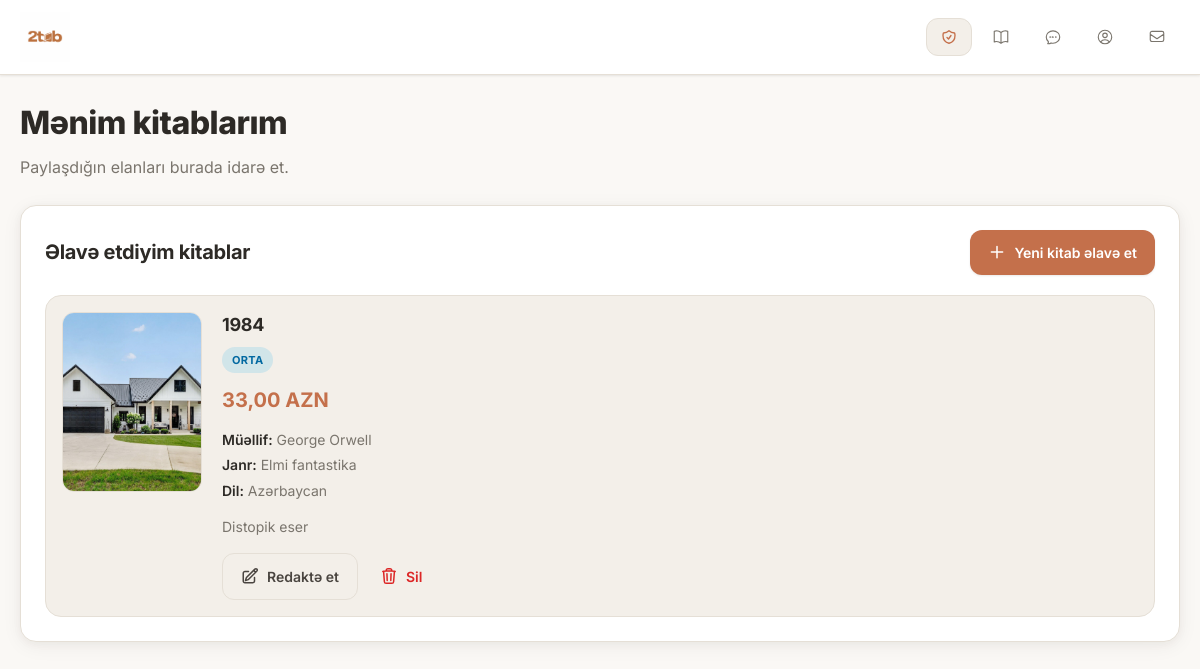
Before: /panel/menim-kitablarim/ (signed in) with the older database file.
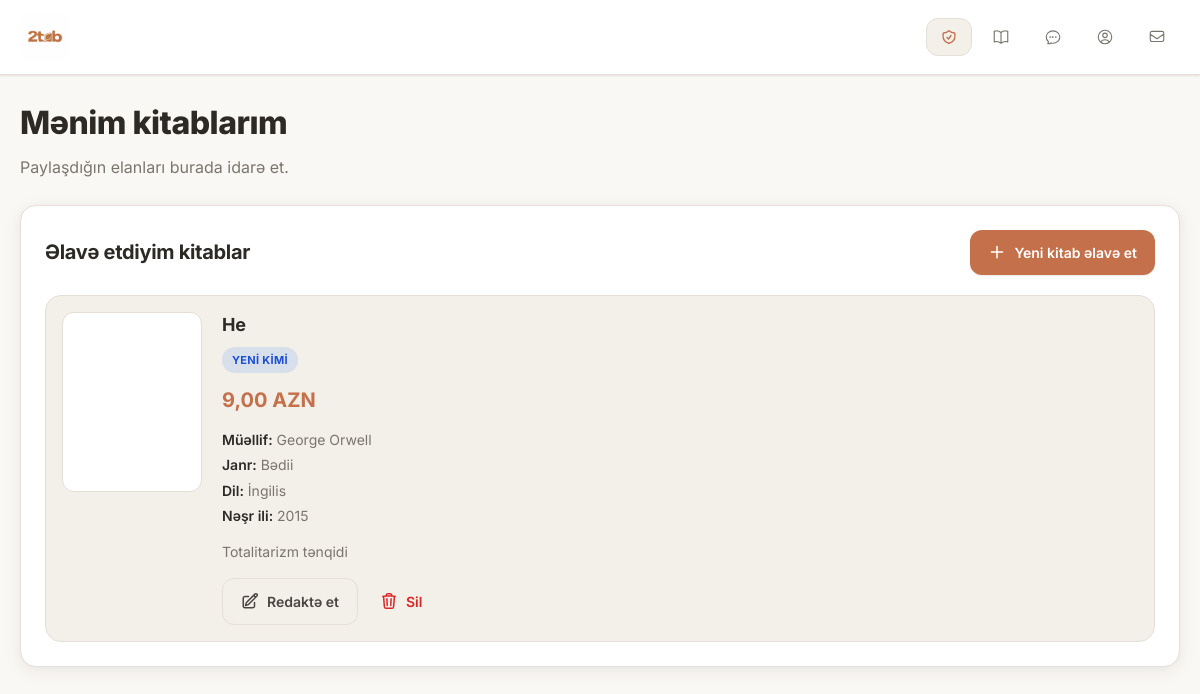
After: the same page with the newer database file.
### books/models.py (models this page shows, shortened)
class Book(models.Model):
    class Language(models.TextChoices):
        AZERBAIJANI = "az", "Azərbaycan"
        ENGLISH = "en", "İngilis"
        RUSSIAN = "ru", "Rus"
        TURKISH = "tr", "Türk"
    class Condition(models.TextChoices):
        NEW = 'new', 'Yeni'
        LIKE_NEW = 'like_new', 'Yeni kimi'
        MEDIUM = 'medium', 'Orta'
        LIKE_OLD = 'like_old', 'Köhnə kimi'
        OLD = 'old', 'Köhnə'
    class Genre(models.TextChoices):
        FICTION = "fiction", "Bədii"
        FANTASY = "fantasy", "Fantastika"
        SCIENCE_FICTION = "science_fiction", "Elmi fantastika"
        MYSTERY = "mystery", "Detektiv"
        THRILLER = "thriller", "Triller"
        ROMANCE = "romance", "Romantik"
        HORROR = "horror", "Qorxu"
        HISTORY = "history", "Tarix"
        BIOGRAPHY = "biography", "Bioqrafiya"
        SELF_HELP = "self_help", "Şəxsi inkişaf"
        PHILOSOPHY = "philosophy", "Fəlsəfə"
        PSYCHOLOGY = "psychology", "Psixologiya"
        SCIENCE = "science", "Elmi"
        BUSINESS = "business", "Biznes"
        CHILDREN = "children", "Uşaq ədəbiyyatı"
    slug = models.SlugField(unique=True, blank=True)
    title = models.CharField(max_length=100)
    description = models.TextField(null=True, blank=True)
    author_name = models.CharField(max_length=100)
    price = models.DecimalField(max_digits=6, decimal_places=2)
    published_year = models.PositiveIntegerField(null=True,blank=True)
    condition = models.CharField(max_length=20, choices=Condition.choices, default=Condition.MEDIUM)
    genre = models.CharField(max_length=20, choices=Genre.choices)
    language = models.CharField(max_length=5,choices=Language.choices,default=Language.AZERBAIJANI)
    owner = models.ForeignKey(CustomUser, on_delete=models.SET_NULL, null=True, related_name='books')
    created_at = models.DateTimeField(auto_now_add=True)
    favorite_users = models.ManyToManyField(CustomUser, related_name='favorite_books', blank=True)
    @property
    def cover_image(self):
        return self.images.first()
    class Meta:
        verbose_name_plural = 'Books'
        ordering = ['-created_at']

class BookImage(models.Model):
    book = models.ForeignKey(Book,on_delete=models.CASCADE,related_name='images')
    image = models.ImageField(upload_to='books/')
    created_at = models.DateTimeField(auto_now_add=True)
    class Meta:
        ordering = ['created_at']

### accounts/views.py (the view)
# urls.py: path('menim-kitablarim/', my_books, name='my_books'),
@login_required
def my_books(request):
    books = request.user.books.select_related("owner").prefetch_related("images").all()
    return render(request, "accounts/my_books.html", {"books": books,})

### accounts/context_processors.py (called while the page is built)
def unread_message_count(request):
    if not request.user.is_authenticated:
        return {'unread_message_count': 0}
    count = Message.objects.filter(
        conversation__participants=request.user,
        read_at__isnull=True
    ).exclude(sender=request.user).count()
    return {'unread_message_count': count}

### templates/accounts/my_books.html (shortened to what this page needs)
{% load static %}
<!DOCTYPE html>
<html lang="az">
<head>
</head>
<body>
{% include 'includes/topbar.html' %}
<div class="container">
    <div class="page-header">
        <h1>Mənim kitablarım</h1>
        <p>Paylaşdığın elanları burada idarə et.</p>
    </div>
    <div class="card">
        <div class="toolbar">
            <div class="toolbar-title">
                Əlavə etdiyim kitablar
            </div>
            <a href="{% url 'book_create' %}" class="btn btn-primary">
                <svg xmlns="http://www.w3.org/2000/svg"
                     fill="none"
                     viewBox="0 0 24 24"
                     stroke="currentColor"
                     stroke-width="2">
                    <path stroke-linecap="round"
                          stroke-linejoin="round"
                          d="M12 4.5v15m7.5-7.5h-15"/>
                </svg>
                Yeni kitab əlavə et
            </a>
        </div>
        {% if books %}
            <div class="book-list">
                {% for book in books %}
                    <div class="book-item">
                        <div>
                            {% if book.cover_image %}
                                <img
                                    class="book-image"
                                    src="{{ book.cover_image.image.url }}"
                                    alt="{{ book.title }}"
                                    loading="lazy"
                                    decoding="async"
                                >
                            {% else %}
                                <div class="no-image">
                                    Şəkil yoxdur
                                </div>
                            {% endif %}
                        </div>
                        <div class="book-content">
                            <h3>
                                {{ book.title }}
                            </h3>
                            <div class="book-badges">
                                <span class="badge condition-{{ book.condition }}">
                                    {{ book.get_condition_display }}
                                </span>
                            </div>
                            <div class="book-price">
                                {{ book.price }} AZN
                            </div>
                            <div class="book-meta">
                                <strong>Müəllif:</strong>
                                {{ book.author_name }}
                                <br>
                                <strong>Janr:</strong>
                                {{ book.get_genre_display|default:"Qeyd olunmayıb" }}
                                <br>
                                <strong>Dil:</strong>
                                {{ book.get_language_display|default:"Qeyd olunmayıb" }}
                                {% if book.published_year %}
                                    <br>
                                    <strong>Nəşr ili:</strong>
                                    {{ book.published_year }}
                                {% endif %}
                            </div>
                            <div class="book-desc">
                                {{ book.description|default:"Təsvir əlavə edilməyib."|linebreaksbr }}
                            </div>
                            <div class="actions">
                                <a
                                    href="{% url 'book_update' book.slug %}"
                                    class="btn btn-secondary"
                                >
                                    Redaktə et
                                </a>
                                <form
                                    method="POST"
                                    action="{% url 'book_delete' book.slug %}"
                                    class="delete-form"
                                >
                                    <button
                                        type="submit"
                                        class="btn btn-danger"
                                        onclick="return confirm('Bu kitabı silmək istədiyinizə əminsiniz?');"
                                    >
                                        Sil
                                    </button>
                                </form>
                            </div>
                        </div>
                    </div>
                {% endfor %}
            </div>
        {% endif %}
    </div>
</div>
</body>
</html>

### templates/includes/topbar.html (shortened to what this page needs)
{% load static %}
<header class="topbar">
    <div class="topbar-inner">
        <a
            href="{% url 'index' %}"
            class="brand"
            title="2tab"
        >
            <img
                src="{% static 'images/logo.png' %}"
                alt="2tab"
            >
        </a>
        <nav class="nav-icons">
            <a
                href="#"
                class="nav-link nav-link-admin"
                title="Admin panel"
            >
            </a>
            <a
                href="{% url 'book_list' %}"
                class="nav-link"
                title="Kitablar"
            >
            </a>
            {% if request.user.is_authenticated %}
                <a
                    href="{% url 'inbox' %}"
                    class="nav-link"
                    title="Mesajlar"
                >
                </a>
                <a
                    href="{% url 'dashboard' %}"
                    class="nav-link"
                    title="Hesabım"
                >
                </a>
            {% endif %}
            <a
                href="{% url 'contact_us' %}"
                class="nav-link"
                title="Əlaqə"
            >
            </a>
        </nav>
    </div>
</header>

### templates/accounts/my_books.html (style rules this page uses)
:root { --background:#faf8f5; --foreground:#2d2a26; --card:#fff; --primary:#c4704b; --primary-hover:#b5613c; --primary-foreground:#fff; --secondary:#f3efe9; --secondary-hover:#e8e2d9; --secondary-foreground:#4a4540; --muted:#f0ebe4; --muted-foreground:#7a756d; --border:#e5dfd6; --destructive:#dc2626; --radius:16px; --radius-sm:12px; --shadow-sm:0 1px 3px rgba(45,42,38,.04),0 1px 2px rgba(45,42,38,.06); --shadow:0 4px 20px rgba(45,42,38,.06),0 2px 8px rgba(45,42,38,.04); }
* { box-sizing:border-box; margin:0; padding:0; }
body { font-family:'Inter',-apple-system,BlinkMacSystemFont,sans-serif; background:var(--background); color:var(--foreground); line-height:1.5; -webkit-font-smoothing:antialiased; }
.container { max-width:1200px; margin:24px auto 48px; padding:0 20px; }
.page-header { margin-bottom:24px; }
.page-header h1 { margin:0 0 8px; font-size:32px; font-weight:800; letter-spacing:-.5px; }
.page-header p { color:var(--muted-foreground); font-size:16px; line-height:1.6; }
.card { background:var(--card); border-radius:var(--radius); padding:24px; box-shadow:var(--shadow); border:1px solid var(--border); }
.toolbar { display:flex; justify-content:space-between; align-items:center; gap:16px; flex-wrap:wrap; margin-bottom:20px; }
.toolbar-title { font-size:20px; font-weight:700; letter-spacing:-.3px; }
.btn { border:none; border-radius:var(--radius-sm); padding:12px 18px; font-size:14px; font-weight:600; cursor:pointer; text-decoration:none; display:inline-flex; align-items:center; justify-content:center; gap:8px; white-space:nowrap; transition:all .2s ease; font-family:inherit; }
.btn svg { width:18px; height:18px; }
.btn-primary { background:var(--primary); color:var(--primary-foreground); box-shadow:var(--shadow-sm); }
.btn-secondary { background:var(--secondary); color:var(--secondary-foreground); border:1px solid var(--border); }
.btn-danger { background:transparent; color:var(--destructive); padding:12px 14px; }
.book-list { display:flex; flex-direction:column; gap:16px; }
.book-item { display:grid; grid-template-columns:140px 1fr; gap:20px; border:1px solid var(--border); border-radius:var(--radius); padding:16px; background:var(--secondary); transition:all .2s ease; }
.book-image { width:140px; height:180px; object-fit:cover; border-radius:var(--radius-sm); border:1px solid var(--border); display:block; background:var(--card); }
.book-content { display:flex; flex-direction:column; min-width:0; }
.book-item h3 { margin:0 0 10px; font-size:18px; font-weight:700; line-height:1.4; letter-spacing:-.3px; }
.book-badges { display:flex; flex-wrap:wrap; gap:8px; margin-bottom:12px; }
.badge { display:inline-flex; align-items:center; justify-content:center; padding:5px 10px; border-radius:999px; font-size:11px; font-weight:700; text-transform:uppercase; letter-spacing:.3px; }
.condition-like_new { background:rgba(59,130,246,.15); color:#1d4ed8; }
.book-meta { font-size:14px; color:var(--muted-foreground); margin-bottom:12px; line-height:1.8; }
.book-meta strong { color:var(--foreground); font-weight:600; }
.book-price { font-size:20px; font-weight:700; color:var(--primary); margin-bottom:12px; }
.book-desc { color:var(--muted-foreground); line-height:1.7; font-size:14px; display:-webkit-box; -webkit-line-clamp:2; -webkit-box-orient:vertical; overflow:hidden; }
.actions { margin-top:auto; padding-top:14px; display:flex; gap:8px; flex-wrap:wrap; align-items:center; }
.delete-form { margin:0; padding:0; display:inline; }

### templates/includes/topbar.html (style rules this page uses)
.topbar { position: sticky; top: 0; z-index: 100; background: #ffffff; border-bottom: 1px solid #e5dfd6; padding: 12px 20px; box-shadow: 0 1px 3px rgba(45, 42, 38, 0.04), 0 1px 2px rgba(45, 42, 38, 0.06); }
.topbar-inner { max-width: 1200px; margin: 0 auto; display: flex; align-items: center; justify-content: space-between; gap: 16px; }
.brand img { height: 50px; width: auto; display: block; }
.nav-icons { display: flex; align-items: center; gap: 6px; }
.nav-link { position: relative; display: inline-flex; align-items: center; justify-content: center; gap: 6px; padding: 10px 14px; border-radius: 12px; color: #7a756d; text-decoration: none; font-size: 14px; font-weight: 600; font-family: 'Inter', -apple-system, BlinkMacSystemFont, sans-serif; transition: all 0.2s ease; }
.nav-link-admin { background: #f3efe9; color: #c4704b; border: 1px solid #e5dfd6; }

Changed rows visible on the page:
removed Book: cover_image.image (picture), title "1984", condition "ORTA", price "33,00", author_name "George Orwell", genre "Elmi fantastika", language "Azərbaycan", description "Distopik eser"
added Book: cover_image.image (picture), title "He", condition "YENI KIMI", price "9,00", author_name "George Orwell", genre "Bədii", language "İngilis", published_year "2015", description "Totalitarizm tənqidi"
